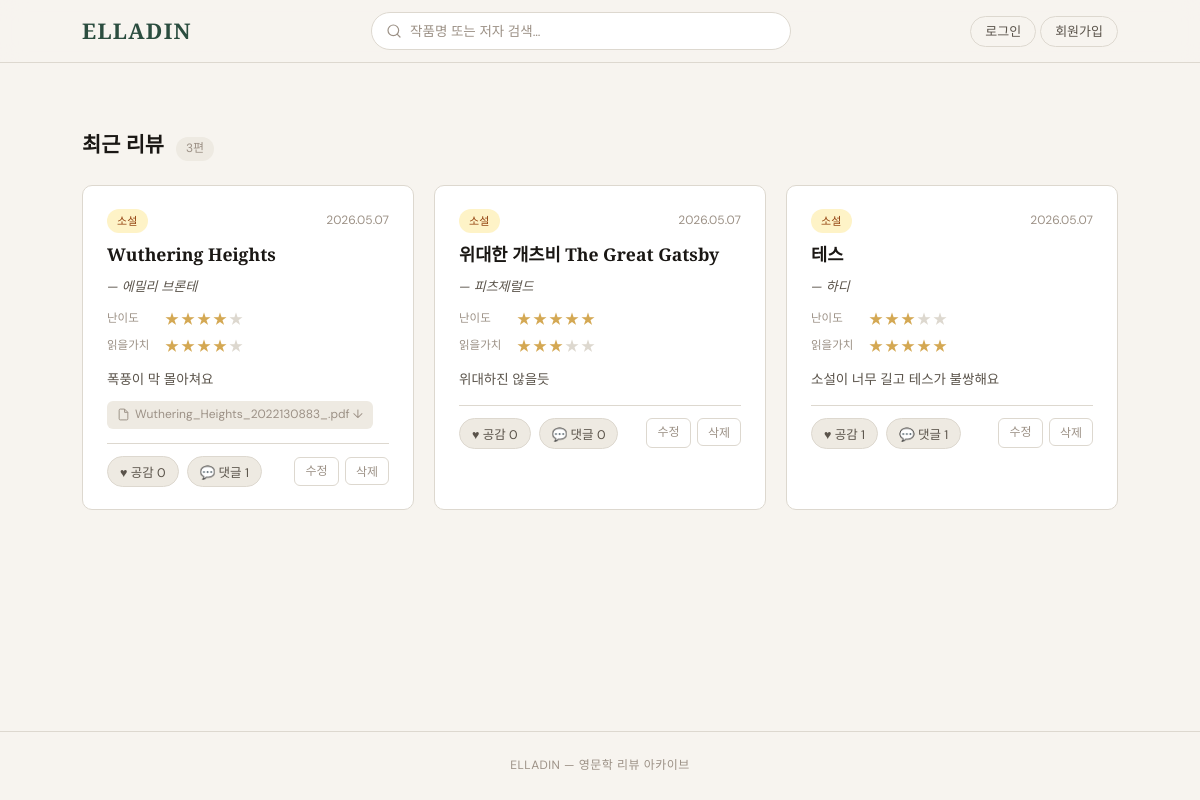
The page / on the database its author committed.
### elladin/models.py (models this page shows)
class Review(db.Model):
    id             = db.Column(db.Integer, primary_key=True)
    user_id        = db.Column(db.Integer, db.ForeignKey('user.id'), nullable=False)
    title          = db.Column(db.String(200), nullable=False)
    author         = db.Column(db.String(100), nullable=False)
    genre          = db.Column(db.String(20),  nullable=False)
    star_difficulty= db.Column(db.Integer,     nullable=False)
    star_worth     = db.Column(db.Integer,     nullable=False)
    content        = db.Column(db.String(500), nullable=False)
    filename       = db.Column(db.String(300), nullable=True)
    created_at     = db.Column(db.DateTime,    default=datetime.utcnow)
    likes    = db.relationship('Like',    backref='review', lazy=True, cascade='all, delete-orphan')
    comments = db.relationship('Comment', backref='review', lazy=True, cascade='all, delete-orphan')

### elladin/routes.py (the view)
@main.route('/')
def index():
    reviews = Review.query.order_by(Review.created_at.desc()).all()
    user = current_user()
    liked_ids = set()
    if user:
        liked_ids = {l.review_id for l in Like.query.filter_by(user_id=user.id).all()}
    return render_template('index.html', reviews=reviews, user=user, liked_ids=liked_ids)

### elladin/routes.py (called while the page is built)
def current_user():
    uid = session.get('user_id')
    return User.query.get(uid) if uid else None

### elladin/templates/index.html (shortened to what this page needs)
{% extends "base.html" %}
{% block content %}
<section class="reviews-section">
  <div class="section-header">
    <h2>최근 리뷰</h2>
    <span class="count">{{ reviews|length }}편</span>
  </div>
  {% if reviews %}
  <div class="review-grid">
    {% for review in reviews %}
    <article class="review-card" id="review-{{ review.id }}"
         onclick="location.href='{{ url_for('main.review_detail', review_id=review.id) }}'"
         style="cursor:pointer;">
      <div class="card-top">
        <span class="genre-tag genre-{{ review.genre }}">{{ review.genre }}</span>
        <time class="card-date">{{ review.created_at.strftime('%Y.%m.%d') }}</time>
      </div>
      <h3 class="card-title">{{ review.title }}</h3>
      <p class="card-author">— {{ review.author }}</p>
      <div class="stars-row">
        <div class="star-item">
          <span class="star-label">난이도</span>
          <span class="stars">
            {% for i in range(1, 6) %}
              <span class="star {% if i <= review.star_difficulty %}on{% endif %}">★</span>
            {% endfor %}
          </span>
        </div>
        <div class="star-item">
          <span class="star-label">읽을가치</span>
          <span class="stars">
            {% for i in range(1, 6) %}
              <span class="star {% if i <= review.star_worth %}on{% endif %}">★</span>
            {% endfor %}
          </span>
        </div>
      </div>
      <p class="card-content">{{ review.content }}</p>
      {% if review.filename %}
      <a href="{{ url_for('main.download', filename=review.filename) }}" class="card-file" onclick="event.stopPropagation()">
        <svg width="13" height="13" viewBox="0 0 24 24" fill="none" stroke="currentColor" stroke-width="1.8"><path d="M14 2H6a2 2 0 00-2 2v16a2 2 0 002 2h12a2 2 0 002-2V8z"/><polyline points="14 2 14 8 20 8"/></svg>
        {{ review.filename }} ↓
      </a>
      {% endif %}
      <div class="card-actions">
        <form action="{{ url_for('main.like', review_id=review.id) }}" method="POST">
          <button type="submit" class="btn-like">
            ♥ 공감 {{ review.likes|length }}
          </button>
        </form>
        <button class="btn-comment-toggle" onclick="toggleComment({{ review.id }})">
          💬 댓글 {{ review.comments|length }}
        </button>
        <div class="card-edit-actions">
          <a href="{{ url_for('main.edit', review_id=review.id) }}" class="btn-edit">수정</a>
          <form action="{{ url_for('main.delete', review_id=review.id) }}" method="POST"
                onsubmit="return confirm('정말 삭제할까요?')">
            <button type="submit" class="btn-delete">삭제</button>
          </form>
        </div>
      </div>
    </article>
    {% endfor %}
  </div>
  {% else %}
  <div class="empty-state">
    <p class="empty-icon">📖</p>
    <p class="empty-text">아직 작성된 리뷰가 없어요.</p>
    <a href="{{ url_for('main.write') }}" class="btn-write">첫 리뷰 남기기</a>
  </div>
  {% endif %}
</section>
{% endblock %}

### elladin/templates/base.html (shortened to what this page needs)
<!DOCTYPE html>
<html lang="ko">
<head>
  <link rel="stylesheet" href="{{ url_for('static', filename='style.css') }}">
</head>
<body>
  <header class="site-header">
    <div class="header-inner">
      <a href="{{ url_for('main.index') }}" class="logo">ELLADIN</a>
      <form class="search-form" action="{{ url_for('main.search') }}" method="GET">
        <div class="search-wrap">
          <svg width="16" height="16" viewBox="0 0 24 24" fill="none" stroke="currentColor" stroke-width="1.8" stroke-linecap="round"><circle cx="11" cy="11" r="8"/><line x1="21" y1="21" x2="16.65" y2="16.65"/></svg>
          <input type="text" name="q" placeholder="작품명 또는 저자 검색…" value="{{ request.args.get('q', '') }}">
        </div>
      </form>
      <div class="header-right">
        {% if user %}
          <span class="header-nick">{{ user.nickname }}</span>
          <a href="{{ url_for('main.logout') }}" class="btn-logout">로그아웃</a>
          <a href="{{ url_for('main.write') }}" class="btn-write">리뷰 작성</a>
        {% else %}
          <a href="{{ url_for('main.login') }}" class="btn-logout">로그인</a>
          <a href="{{ url_for('main.register') }}" class="btn-logout">회원가입</a>
        {% endif %}
      </div>
    </div>
  </header>
  <main class="site-main">
    {% block content %}{% endblock %}
  </main>
  <footer class="site-footer">
    <p>ELLADIN — 영문학 리뷰 아카이브</p>
  </footer>
</body>
</html>

### rows shown on the page
Review: genre "소설", created_at "2026.05.07", title "Wuthering Heights", author "에밀리 브론테", content "폭풍이 막 몰아쳐요", filename "Wuthering_Heights_2022130883_.pdf", likes|length "0", comments|length "1"
Review: genre "소설", created_at "2026.05.07", title "위대한 개츠비 The Great Gatsby", author "피츠제럴드", content "위대하진 않을듯", likes|length "0", comments|length "0"
Review: genre "소설", created_at "2026.05.07", title "테스", author "하디", content "소설이 너무 길고 테스가 불쌍해요", likes|length "1", comments|length "1"

### other values the page prints
{{ reviews|length }} "3"
